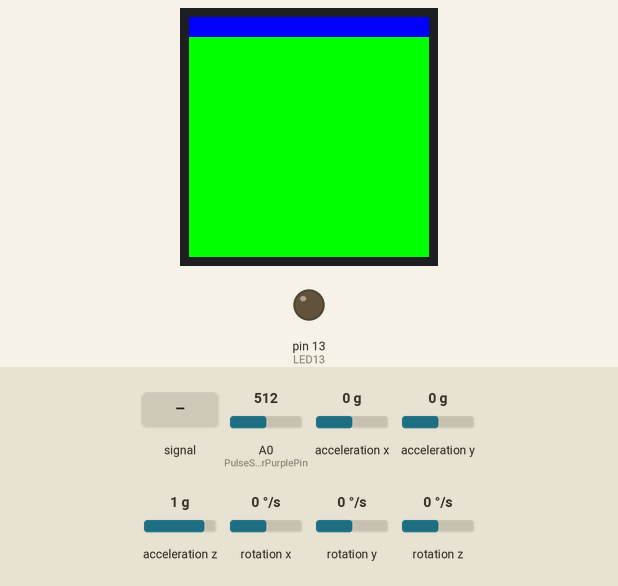
This sketch was run on a simulated Arduino Uno, built with avr-gcc and run on an emulated ATmega328P. On the bench: 240×240 colour display, output pins drawn as LEDs (lit = HIGH). Wiring (inferred from the names in the program): MPU-6050 motion sensor at I2C address 0x68. Inputs (shaded band) come from the test bench; at power-on: A0 (PulseSensorPurplePin) = 512, acceleration x 0 g, acceleration y 0 g, acceleration z 1 g, rotation x 0 °/s, rotation y 0 °/s, rotation z 0 °/s. What the sketch prints to the serial monitor is not drawn.

Above: at 4.9 s.
5.0 s: A0 (PulseSensorPurplePin) fed a 200 Hz sine of ±81 counts around its level
At 8.1 s:
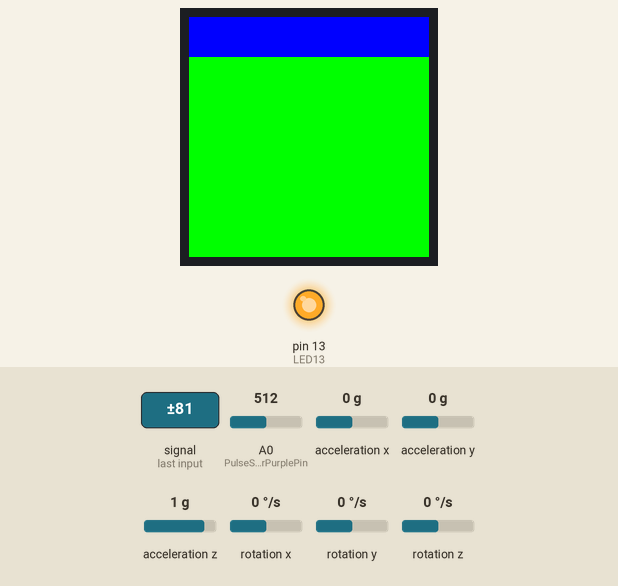
11.6 s: A0 (PulseSensorPurplePin) set to 534
At 17.3 s:
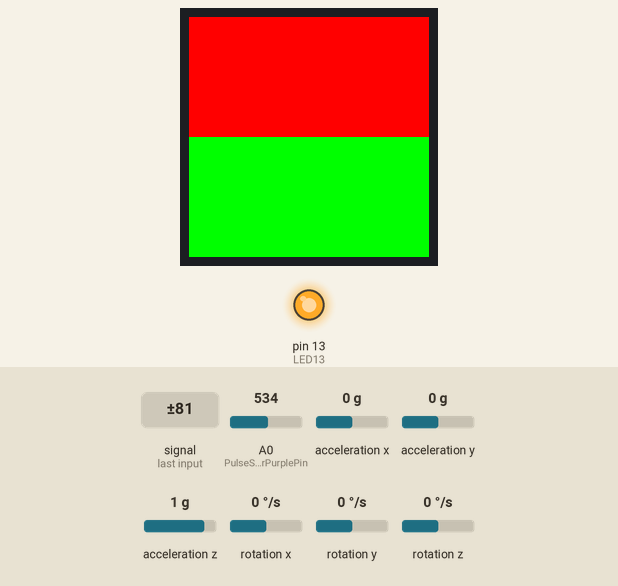
17.7 s: A0 (PulseSensorPurplePin) fed a 1000 Hz sine of ±255 counts around its level
At 33.3 s:
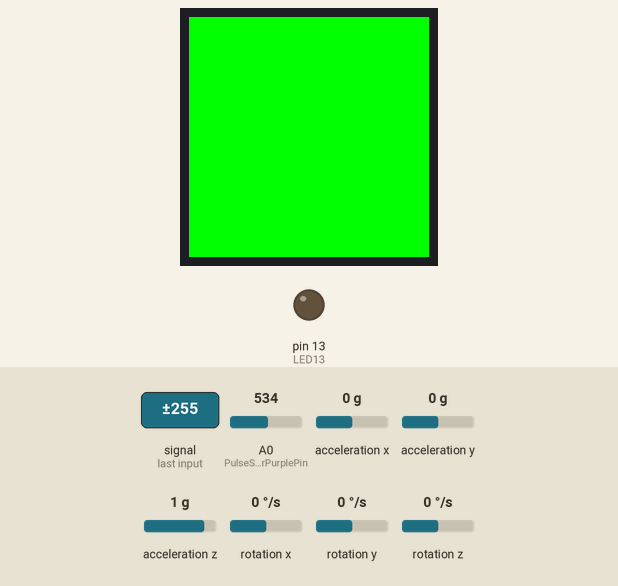
Timing chart, 0 to 39.5 s (numbered marks = the images above; inputs shaded):
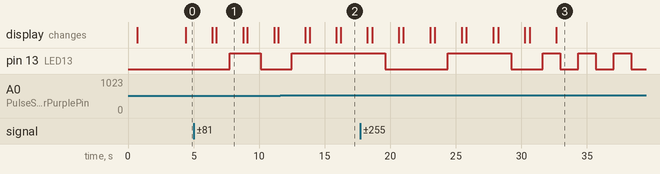

The sketch:

Project_Code.ino
```cpp
#include "Wire.h" // This library allows you to communicate with I2C devices.
#include "SPI.h"
#include "Adafruit_GFX.h"
#include "Adafruit_GC9A01A.h"

// Display
#define TFT_DC 9
#define TFT_CS 10
int currentState = 0;

// Pulse Sensor
int PulseSensorPurplePin = 0;        // Pulse Sensor PURPLE WIRE connected to ANALOG PIN 0
int LED13 = 13;   //  The on-board Arduion LED

int Signal;                // holds the incoming raw data. Signal value can range from 0-1024
int Threshold = 520;            // Determine which Signal to "count as a beat", and which to ingore.

// Hardware SPI on Feather or other boards
Adafruit_GC9A01A tft(TFT_CS, TFT_DC);

const int MPU_ADDR = 0x68; // I2C address of the MPU-6050. If AD0 pin is set to HIGH, the I2C address will be 0x69.

int16_t accelerometer_x, accelerometer_y, accelerometer_z; // variables for accelerometer raw data
int16_t gyro_x, gyro_y, gyro_z; // variables for gyro raw data

char tmp_str[7]; // temporary variable used in convert function

char* convert_int16_to_str(int16_t i) { // converts int16 to string. Moreover, resulting strings will have the same length in the debug monitor.
  sprintf(tmp_str, "%6d", i);
  return tmp_str;
}

void setup() {
  //Pulse Sensor
  pinMode(LED13,OUTPUT);         // pin that will blink to your heartbeat!

  //Gyroscope
  Serial.begin(9600);
  Wire.begin();
  Wire.beginTransmission(MPU_ADDR); // Begins a transmission to the I2C slave (GY-521 board)
  Wire.write(0x6B); // PWR_MGMT_1 register
  Wire.write(0); // set to zero (wakes up the MPU-6050)
  Wire.endTransmission(true);


  // Display
  //Serial.begin(9600);
  Serial.println("GC9A01A Test!");

  tft.begin();
  tft.setRotation(90);

  Serial.print(F("Horiz/Vert Lines         "));
  Serial.println(testFastLines(GC9A01A_BLUE, currentState));
  delay(500);


  tft.fillScreen(GC9A01A_GREEN);

}
void loop() {
  // Pulse Sensor
  Signal = analogRead(PulseSensorPurplePin);  // Read the PulseSensor's value.
                                              // Assign this value to the "Signal" variable.
  //Serial.println(Signal);                    // Send the Signal value to Serial Plotter.
   if(Signal > Threshold){                          // If the signal is above "550", then "turn-on" Arduino's on-Board LED.
     digitalWrite(LED13,HIGH);
   } else {
     digitalWrite(LED13,LOW);                //  Else, the sigal must be below "550", so "turn-off" this LED.
   }
  delay(10);


  // Gyroscope
  Wire.beginTransmission(MPU_ADDR);
  Wire.write(0x3B); // starting with register 0x3B (ACCEL_XOUT_H) [MPU-6000 and MPU-6050 Register Map and Descriptions Revision 4.2, p.40]
  Wire.endTransmission(false); // the parameter indicates that the Arduino will send a restart. As a result, the connection is kept active.
  Wire.requestFrom(MPU_ADDR, 7*2, true); // request a total of 7*2=14 registers

  // "Wire.read()<<8 | Wire.read();" means two registers are read and stored in the same variable
  accelerometer_x = Wire.read()<<8 | Wire.read(); // reading registers: 0x3B (ACCEL_XOUT_H) and 0x3C (ACCEL_XOUT_L)
  accelerometer_y = Wire.read()<<8 | Wire.read(); // reading registers: 0x3D (ACCEL_YOUT_H) and 0x3E (ACCEL_YOUT_L)
  accelerometer_z = Wire.read()<<8 | Wire.read(); // reading registers: 0x3F (ACCEL_ZOUT_H) and 0x40 (ACCEL_ZOUT_L)
  gyro_x = Wire.read()<<8 | Wire.read(); // reading registers: 0x43 (GYRO_XOUT_H) and 0x44 (GYRO_XOUT_L)
  gyro_y = Wire.read()<<8 | Wire.read(); // reading registers: 0x45 (GYRO_YOUT_H) and 0x46 (GYRO_YOUT_L)
  gyro_z = Wire.read()<<8 | Wire.read(); // reading registers: 0x47 (GYRO_ZOUT_H) and 0x48 (GYRO_ZOUT_L)

  // print out data
  Serial.print("aX = "); Serial.print(convert_int16_to_str(accelerometer_x));
  Serial.print(" | aY = "); Serial.print(convert_int16_to_str(accelerometer_y));
  Serial.print(" | aZ = "); Serial.print(convert_int16_to_str(accelerometer_z));
  // the following equation was taken from the documentation [MPU-6000/MPU-6050 Register Map and Description, p.30]
  Serial.print(" | gX = "); Serial.print(convert_int16_to_str(gyro_x));
  Serial.print(" | gY = "); Serial.print(convert_int16_to_str(gyro_y));
  Serial.print(" | gZ = "); Serial.print(convert_int16_to_str(gyro_z));
  Serial.println();

  delay(1000);


  // Display
    tft.fillScreen(GC9A01A_GREEN);
  delay(250);
    Serial.print(F("Horiz/Vert Lines         "));
    if(currentState <= 120)
    {
      if(currentState <= 50)
      {
        Serial.println(testFastLines(GC9A01A_BLUE, currentState));
        currentState+=10;
        delay(1000);
      }
      else if(currentState >50)
      {
        Serial.println(testFastLines(GC9A01A_RED, currentState));
        currentState+=10;
        delay(1000);
      }
    }
}

unsigned long testFastLines(uint16_t color1, int state) {
  unsigned long start;

  int           x, y, w = tft.width(), h = ((tft.height()/100)*state);
  start = micros();
  for(y=0; y<h; y+=1) tft.drawFastHLine(0, y, w, color1);

  return micros() - start;
}
```

Measured:
- the behaviour switches between 520 and 521 on A0 (PulseSensorPurplePin) (found by bisection; images 1 and 2)
- after the input at 5.0 s, pin 13 (LED13): LOW → HIGH after 2.7 s, → LOW 2.4 s later
- after the input at 11.6 s, pin 13 (LED13): goes on until 12.5 s, then stays HIGH
- after the input at 17.7 s, pin 13 (LED13): HIGH → LOW after 1.9 s, → HIGH 4.8 s later, → LOW 4.8 s later, → HIGH 2.4 s later, … (9 changes in this stretch)
- what the display in image 1 shows lasts 2.1 s, from 6.7 s to 8.8 s
